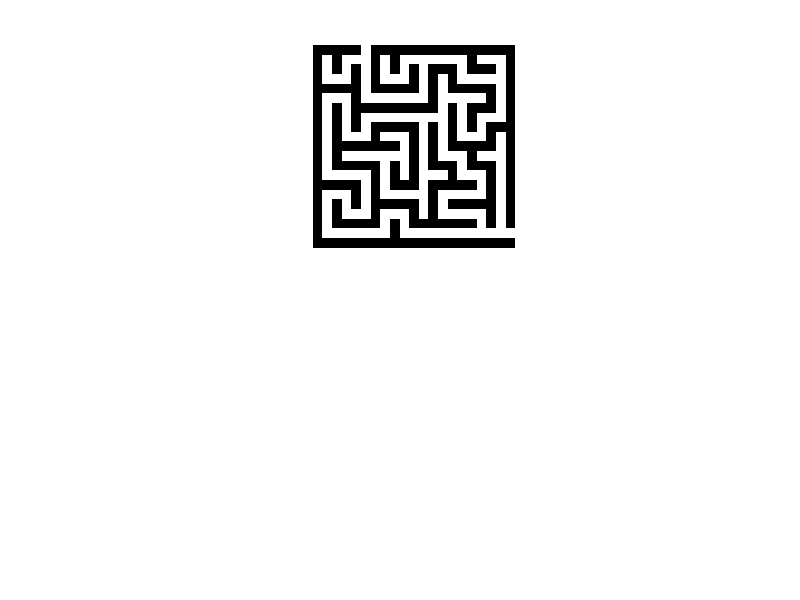

MATLAB code for this plot: (Note: this script raises an error after producing the figure.)
%% TemplateCodeSVPI -------------------------------------------------------
% Name:       João Machado
% Num. Mec:   89132
% Date:       2022

%% Initial configurations
clc % Clear all text from command window
close all % Close all figures previously opened
clear % Clear previous environment variables
%addpath('../lib') % Update yout matlab path (the folder must exist)

list_of_exercises = { %Add, comment or uncomment at will
    %   'Ex1'
    % 'Ex2'
    %  'Ex3'
    %   'Ex4'
    %'Ex5'
       'Ex6'
    }; %Defines the exercise to be executed (one or more at a time).



%% Ex1 -------------------------------------------------------------------

exercise = 'Ex1'; % Define the name of the current exercise
if ismember(exercise, list_of_exercises) %... if exer. in list_of_exercises
    disp(['Executing ' exercise ':'])
    clearvars -except list_of_exercises % Delete all previously declared vars

    A = zeros(200, 200);

    A((200/2)-25:(200/2)+25, (200/2)-40:(200/2)+40) = 1; % 50 * 80

    B = imnoise(A, 'salt & Pepper',0.05); % Noise

    F = ones(3,3)/9; % Filtro 3x3 com todos os valores 1/9
    C = filter2(F, B); % Filtro da média aplicando a matriz a cima

    D = medfilt2(B,[3,3]); % Aplicar á imagem com ruído a mediana para eliminar o ruído
    % [3,3] size dos vizinhos

    figure(1)
    subplot(141)
    imshow(A)
    title("Original")

    subplot(142)
    imshow(B)
    title("Ruido")

    subplot(143)
    imshow(C)
    title("Media")

    subplot(144)
    imshow(D)
    title("Mediana")

end



%% Ex2 -------------------------------------------------------------------

exercise = 'Ex2'; % Define the name of the current exercise
if ismember(exercise, list_of_exercises) %... if exer. in list_of_exercises
    disp(['Executing ' exercise ':'])
    clearvars -except list_of_exercises % Delete all previously declared vars

    rng(0)

    A = zeros(200, 200);

    A(75:125,60:140) = 1; % 50 * 80

    B = imnoise(A, 'salt & Pepper',0.01); % Noise

    F = -1*[1 1 1; 1 -8 1; 1 1 1]; % Filtro 3x3 com todos os valores 1/9
    R=filter2(F,B);
    C = filter2(F, B); % Filtro da média aplicando a matriz a cima

    Miso=abs(R)==8;


    D = medfilt2(B,[3,3]); % Aplicar á imagem com ruído a mediana para eliminar o ruído
    % [3,3] size dos vizinhos

    figure(1)
    subplot(1,3,3)
    imshow(Miso)
    title("Isolated Points")

    %Compute number of points
    npts=nnz(Miso);
    xlabel([num2str(npts) ' pontos isolados'])


    subplot(1,3,1)
    imshow(A)
    title("Original")

    subplot(1,3,2)
    imshow(B)
    title("Noisy")



end



%% Ex4 -------------------------------------------------------------------

exercise = 'Ex3'; % Define the name of the current exercise
if ismember(exercise, list_of_exercises) %... if exer. in list_of_exercises
    disp(['Executing ' exercise ':'])
    clearvars -except list_of_exercises % Delete all previously declared vars

    rng(0)
    lins=200;
    cols=200;

    A=zeros(lins,cols);
    A(lins/2-50/2:lins/2+50/2,cols/2-80/2:cols/2+80/2)=1;

    T=imnoise(A,'salt & pepper',0.005);

    F=zeros(3,3,4);
    F(:,:,1)=[1 1 1; 1 -8 1; 1 1 1];
    F(:,:,2)=[1 2 1; 2 -12 2; 1 2 1];
    F(:,:,3)=[-1 1 -1; 1 4 1; -1 1 -1];
    F(:,:,4)=[1 2 3; 4 -100 5; 6 7 8];

    W=[-8 -12 4 -100];
    Nw=[8 12 0 36];

    for n=1:4
        X=filter2(F(:,:,n),T);
        ZW=(X==W(n));
        ZB=(X==Nw(n));

        subplot(2,4,n),imshow(ZW)
        str=sprintf('Total %d',nnz(ZW));
        xlabel(str)

        subplot(2,4,4+n),imshow(ZB)
        str=sprintf('Total %d',nnz(ZB));
            xlabel(str)

    end


end

%% Ex4 -------------------------------------------------------------------

exercise = 'Ex4'; % Define the name of the current exercise
if ismember(exercise, list_of_exercises) %... if exer. in list_of_exercises
    disp(['Executing ' exercise ':'])
    clearvars -except list_of_exercises % Delete all previously declared vars

    A=[0 0 0 0 0 1 0 0 0 0 0 0 0 0 0 0 0 0 0 0 0
        0 1 0 1 1 1 0 1 0 1 1 1 1 1 1 1 0 1 1 1 0
        0 1 0 1 0 1 0 1 0 1 0 1 0 0 0 1 0 0 0 1 0
        0 1 1 1 0 1 0 1 1 1 0 1 0 1 0 1 1 1 1 1 0
        0 0 0 0 0 1 0 0 0 0 0 1 0 1 0 0 0 0 0 1 0
        0 1 1 1 0 1 1 1 1 1 1 1 0 1 1 1 1 1 0 1 0
        0 1 0 1 0 0 0 0 0 0 0 0 0 1 0 1 0 0 0 1 0
        0 1 0 1 0 1 1 1 1 1 1 1 1 1 0 1 0 1 1 1 0
        0 1 0 1 0 1 0 0 0 0 0 1 0 1 0 1 0 1 0 0 0
        0 1 0 1 1 1 0 1 1 1 0 1 0 1 0 1 1 1 0 1 0
        0 1 0 0 0 0 0 0 0 1 0 1 0 1 0 0 0 0 0 1 0
        0 1 0 1 1 1 1 1 1 1 0 1 0 1 1 1 0 1 1 1 0
        0 1 0 0 0 0 0 1 0 1 0 1 0 0 0 1 0 0 0 1 0
        0 1 1 1 1 1 0 1 0 1 0 1 1 1 0 1 1 1 0 1 0
        0 0 0 0 0 1 0 1 0 0 0 1 0 0 0 0 0 1 0 1 0
        0 1 1 1 0 1 0 1 1 1 1 1 0 1 1 1 1 1 0 1 0
        0 1 0 1 0 1 0 0 0 0 0 1 0 1 0 0 0 0 0 1 0
        0 1 0 1 1 1 0 1 1 1 0 1 0 1 1 1 1 1 0 1 0
        0 1 0 0 0 0 0 1 0 1 0 0 0 0 0 0 0 1 0 1 0
        0 1 1 1 1 1 1 1 0 1 1 1 1 1 1 1 1 1 1 1 1
        0 0 0 0 0 0 0 0 0 0 0 0 0 0 0 0 0 0 0 0 0];

    figure;
    %Show maze
    subplot(2,1,1);
    imshow(A)
    vs_imgrid(A)
    title('Maze')

    %detect intersections
    F=[100 1 100; 1 -8 1; 100 1 100];
    R=filter2(F,A);
    Mint=R==-5;


    %Show intersections
    subplot(2,1,2);
    imshow(Mint)
    vs_imgrid(Mint)
    title('Intersections')


    [ys,xs]=find(Mint);

    hold on;
    subplot(2,1,1)
    plot(xs,ys,'r*')

end

%% Ex5 -------------------------------------------------------------------

exercise = 'Ex5'; % Define the name of the current exercise
if ismember(exercise, list_of_exercises) %... if exer. in list_of_exercises
    disp(['Executing ' exercise ':'])
    clearvars -except list_of_exercises % Delete all previously declared vars

    A=[0 0 0 0 0 1 0 0 0 0 0 0 0 0 0 0 0 0 0 0 0
        0 1 0 1 1 1 0 1 0 1 1 1 1 1 1 1 0 1 1 1 0
        0 1 0 1 0 1 0 1 0 1 0 1 0 0 0 1 0 0 0 1 0
        0 1 1 1 0 1 0 1 1 1 0 1 0 1 0 1 1 1 1 1 0
        0 0 0 0 0 1 0 0 0 0 0 1 0 1 0 0 0 0 0 1 0
        0 1 1 1 0 1 1 1 1 1 1 1 0 1 1 1 1 1 0 1 0
        0 1 0 1 0 0 0 0 0 0 0 0 0 1 0 1 0 0 0 1 0
        0 1 0 1 0 1 1 1 1 1 1 1 1 1 0 1 0 1 1 1 0
        0 1 0 1 0 1 0 0 0 0 0 1 0 1 0 1 0 1 0 0 0
        0 1 0 1 1 1 0 1 1 1 0 1 0 1 0 1 1 1 0 1 0
        0 1 0 0 0 0 0 0 0 1 0 1 0 1 0 0 0 0 0 1 0
        0 1 0 1 1 1 1 1 1 1 0 1 0 1 1 1 0 1 1 1 0
        0 1 0 0 0 0 0 1 0 1 0 1 0 0 0 1 0 0 0 1 0
        0 1 1 1 1 1 0 1 0 1 0 1 1 1 0 1 1 1 0 1 0
        0 0 0 0 0 1 0 1 0 0 0 1 0 0 0 0 0 1 0 1 0
        0 1 1 1 0 1 0 1 1 1 1 1 0 1 1 1 1 1 0 1 0
        0 1 0 1 0 1 0 0 0 0 0 1 0 1 0 0 0 0 0 1 0
        0 1 0 1 1 1 0 1 1 1 0 1 0 1 1 1 1 1 0 1 0
        0 1 0 0 0 0 0 1 0 1 0 0 0 0 0 0 0 1 0 1 0
        0 1 1 1 1 1 1 1 0 1 1 1 1 1 1 1 1 1 1 1 1
        0 0 0 0 0 0 0 0 0 0 0 0 0 0 0 0 0 0 0 0 0];


    figure;
    %Show maze
    subplot(2,1,1);
    imshow(A)
    vs_imgrid(A)
    title('Maze')

    Allwhite=A*0+1;

    %detect intersections
    F=[100 1 100; 1 -8 1; 100 1 100];


    for i=1:1000
        E=imnoise(Allwhite,'salt & pepper',0.01);

        %Show intersections
        subplot(2,1,2);
        imshow(E)
        vs_imgrid(E)
        title('Eliminate')
        
        %Step 2: delete black pixels in E from A
        A(E==0)=0;
        

        R=filter2(F,A);
        Mint=R==-5;
        n_intr=nnz(Mint);



        %Show A with deleted pixels

        subplot(2,1,1)
        imshow(A)
        vs_imgrid(A)
        title('Mazes')



        [ys,xs]=find(Mint);
        subplot(2,1,1)
        plot(xs,ys,'*r')

        pause(0.5)


        if n_intr==0
            disp('No more intersections')
            break;
        end

    end


end





%% Ex6 -------------------------------------------------------------------

exercise = 'Ex6'; % Define the name of the current exercise
if ismember(exercise, list_of_exercises) %... if exer. in list_of_exercises
    disp(['Executing ' exercise ':'])
    clearvars -except list_of_exercises % Delete all previously declared vars

    A=[0 0 0 0 0 1 0 0 0 0 0 0 0 0 0 0 0 0 0 0 0
        0 1 0 1 1 1 0 1 0 1 1 1 1 1 1 1 0 1 1 1 0
        0 1 0 1 0 1 0 1 0 1 0 1 0 0 0 1 0 0 0 1 0
        0 1 1 1 0 1 0 1 1 1 0 1 0 1 0 1 1 1 1 1 0
        0 0 0 0 0 1 0 0 0 0 0 1 0 1 0 0 0 0 0 1 0
        0 1 1 1 0 1 1 1 1 1 1 1 0 1 1 1 1 1 0 1 0
        0 1 0 1 0 0 0 0 0 0 0 0 0 1 0 1 0 0 0 1 0
        0 1 0 1 0 1 1 1 1 1 1 1 1 1 0 1 0 1 1 1 0
        0 1 0 1 0 1 0 0 0 0 0 1 0 1 0 1 0 1 0 0 0
        0 1 0 1 1 1 0 1 1 1 0 1 0 1 0 1 1 1 0 1 0
        0 1 0 0 0 0 0 0 0 1 0 1 0 1 0 0 0 0 0 1 0
        0 1 0 1 1 1 1 1 1 1 0 1 0 1 1 1 0 1 1 1 0
        0 1 0 0 0 0 0 1 0 1 0 1 0 0 0 1 0 0 0 1 0
        0 1 1 1 1 1 0 1 0 1 0 1 1 1 0 1 1 1 0 1 0
        0 0 0 0 0 1 0 1 0 0 0 1 0 0 0 0 0 1 0 1 0
        0 1 1 1 0 1 0 1 1 1 1 1 0 1 1 1 1 1 0 1 0
        0 1 0 1 0 1 0 0 0 0 0 1 0 1 0 0 0 0 0 1 0
        0 1 0 1 1 1 0 1 1 1 0 1 0 1 1 1 1 1 0 1 0
        0 1 0 0 0 0 0 1 0 1 0 0 0 0 0 0 0 1 0 1 0
        0 1 1 1 1 1 1 1 0 1 1 1 1 1 1 1 1 1 1 1 1
        0 0 0 0 0 0 0 0 0 0 0 0 0 0 0 0 0 0 0 0 0];

    figure;
    %Show maze
    subplot(2,1,1);
    imshow(A)
    vs_imgrid(A)
    title('Maze')

    Allwhite=A*0+1;

    %detect intersections
    F=[0 1 0; 1 -8 1; 0 1 0];


    for i=1:1000
        E=imnoise(Allwhite,'salt & pepper',0.01);

        %Show intersections
        subplot(2,1,2);
        imshow(E)
        vs_imgrid(E)
        title('Eliminate')
        
        %Step 2: delete black pixels in E from A
        

        R=filter2(F,A);
        Mbecos=R==-7;
        Mbecos(1,:)=0;
        Mbecos(end,:)=0;
        Mbecos(:,1)=0;
        Mbecos(:,end)=0;
        A(Mbecos)=0;

        n_becos=nnz(Mbecos);



        %Show A with deleted pixels

        subplot(2,1,1)
        imshow(A)
        vs_imgrid(A)
        title('Mazes')



        [ys,xs]=find(Mbecos);
        subplot(2,1,1)
        plot(xs,ys,'*r')

        pause(0.1)


        if n_becos==0
            disp('No more dead ends')
            break;
        end

    end





end
